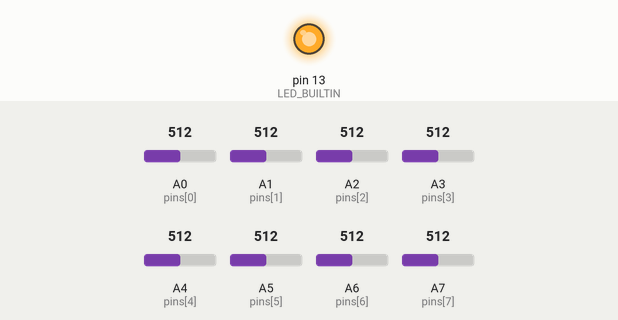
Simulated run of this sketch. Board: Arduino Nano, built with avr-gcc and run on an emulated ATmega328P. Parts: output pins drawn as LEDs (lit = HIGH). Inputs (shaded band) come from the test bench; at power-on: A0 (pins[0]) = 512, A1 (pins[1]) = 512, A2 (pins[2]) = 512, A3 (pins[3]) = 512, A4 (pins[4]) = 512, A5 (pins[5]) = 512, A6 (pins[6]) = 512, A7 (pins[7]) = 512. What the sketch prints to the serial monitor is not drawn.

Above: at 0.01 s.
At 0.8 s:
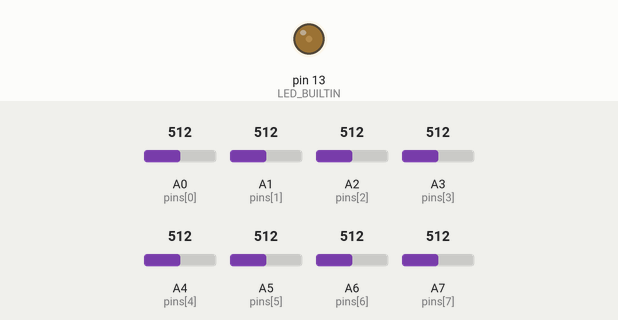
1.3 s: A0 (pins[0]) set to 125
4.3 s: A0 (pins[0]) set to 110
Timing chart, 0 to 13.3 s (numbered marks = the images above; inputs shaded):
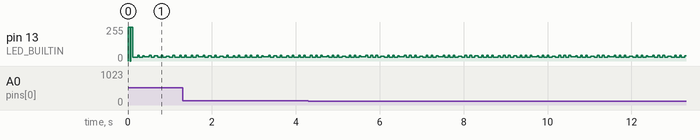

The sketch:

teensyDrums00_Debug_pinReads_loop.ino
```cpp
static const uint8_t pins[] = {A0, A1, A2, A3, A4, A5, A6, A7};
const int numInputs = 8;
int noiseFloor;

void setup() {
  Serial.begin(115200);
  pinMode(LED_BUILTIN, OUTPUT);

  // --------------------------------------- calculate noiseFloor
  int pinNum = 0;
  int totalSamples = 0;
  int led_idx = 0;
  for (int n = 0; n < 400; n++)
  {
    // Serial.print(".");
    if (n % 100 == 0)
    {
      // Serial.println("");
      digitalWrite(LED_BUILTIN, HIGH);
      led_idx++;
    }
    pinNum = (pinNum + 1) % numInputs;
    totalSamples += analogRead(pins[pinNum]);
  }

  noiseFloor = totalSamples / 400;
  digitalWrite(LED_BUILTIN, LOW);

}

void loop() {
  // put your main code here, to run repeatedly:
  unsigned long startMeasuring = micros();
  volatile unsigned int totalMeasurements = 0;
  volatile int val;
  volatile int vals[numInputs][1000];
  volatile int totalLoops = 0;

  digitalWrite(LED_BUILTIN, HIGH);

  while (micros() < startMeasuring + 1000) // 1 ms of sampling time
  {
    for (int pinNum = 0; pinNum < numInputs; pinNum++)
    {
      vals[pinNum][totalLoops] = pinValue(pinNum);
      totalMeasurements++;
    }
    totalLoops++;
  }
  Serial.print(totalMeasurements);
  Serial.println(" readings taken in 1000 microseconds. Values:");
  digitalWrite(LED_BUILTIN, LOW);

  for (int j = 0; j < numInputs; j++)
  {
    for (int n = 0; n < totalLoops; n++)
    {
      Serial.print(vals[j][n]);
      Serial.print(" ");
    }
    Serial.println("");
  }

  Serial.println("");
  delay(10);
}

int pinValue(int pinNumber_in)
{
  int pinVal_temp = noiseFloor - analogRead(pinNumber_in);
  pinVal_temp = abs(pinVal_temp); // positive values only
  return pinVal_temp;
}
```
